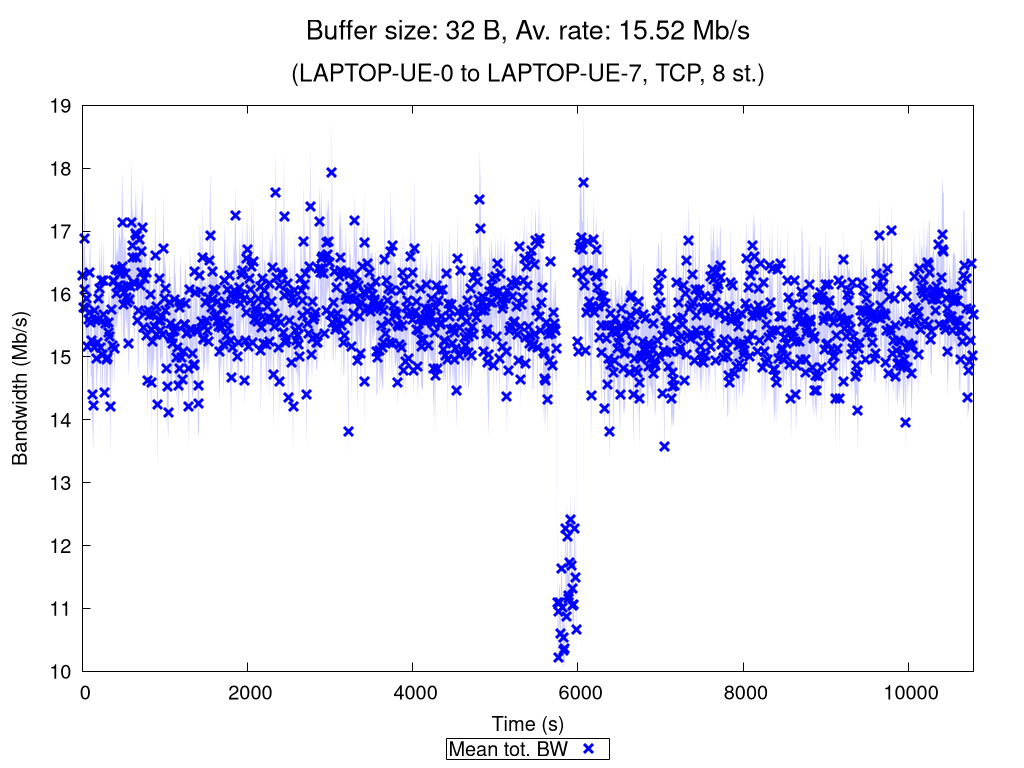

gnuplot code for this plot:
set terminal pngcairo nocrop enhanced size 1024,768 font "Verdana,15"
set output "TCP_8_st_2020_10_28_08-01-21_one2two_00032B.png"

set title "{/=20 Buffer size: 32 B, Av. rate: 15.52 Mb/s}\n\n{/=18 (LAPTOP-UE-0 to LAPTOP-UE-7, TCP, 8 st.)}"

set xlabel "Time (s)"
set ylabel "Bandwidth (Mb/s)"
set ytics nomirror
set key bmargin center horizontal box samplen 1 width -1
set bmargin 4.6
set rmargin 4.5

rf = 1000000.0  # rate factor
set style fill transparent solid 0.2 noborder
set autoscale xfix
plot "TCP_8_st_2020_10_28_08-01-21_one2two_00032B_iperf_processed.dat" using 1:($2/rf-$3/rf):($2/rf+$3/rf) with filledcurves lc rgb "blue" notitle, \
     "" using 1:($2/rf) with points pt 2 ps 1.5 lw 3 lc rgb "blue" title "Mean tot. BW", \
